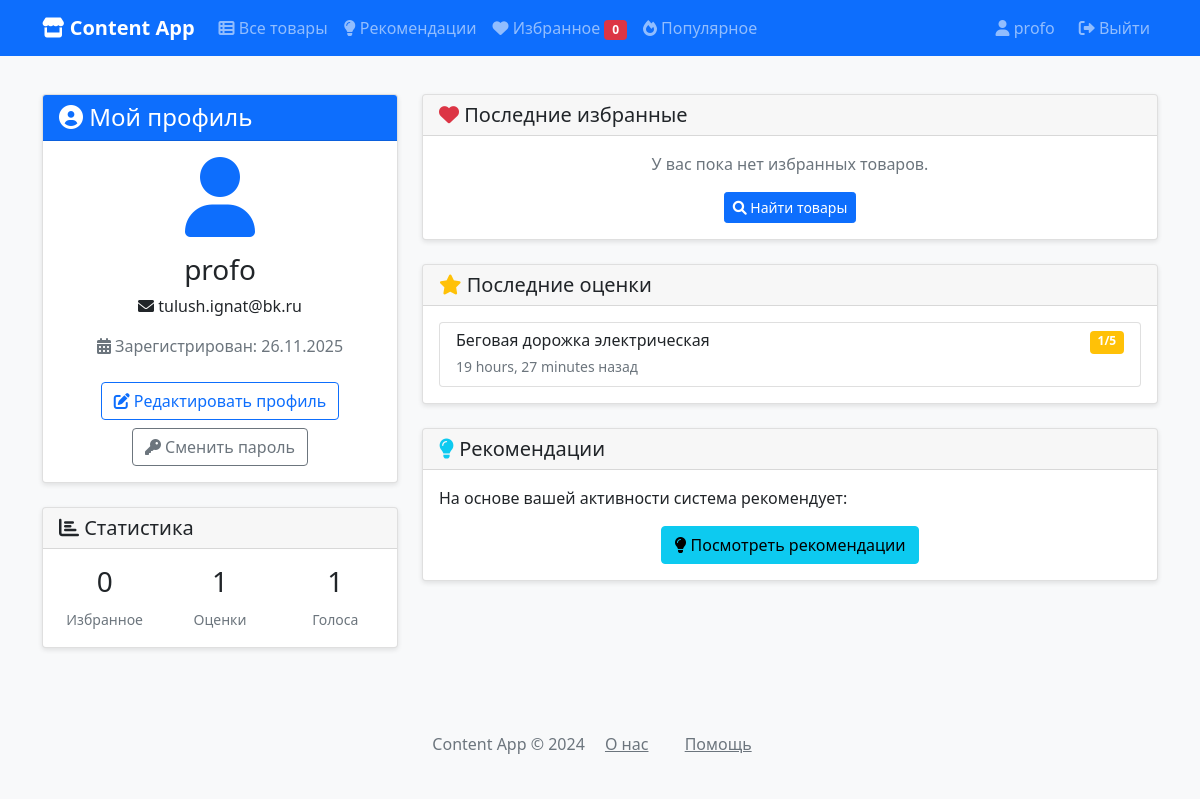
The app's page /profile/ (signed in) with its own data.
### ContentApp/models.py (models this page shows, shortened)
class Rating(models.Model):
    RATING_CHOICES = [
        (1, '1 - Очень плохо'),
        (2, '2 - Плохо'),
        (3, '3 - Удовлетворительно'),
        (4, '4 - Хорошо'),
        (5, '5 - Отлично'),
    ]
    content = models.ForeignKey(
        Content,
        on_delete=models.CASCADE,
        verbose_name="Товар",
        related_name='ratings'
    )
    rating = models.PositiveSmallIntegerField(
        choices=RATING_CHOICES,
        validators=[MinValueValidator(1), MaxValueValidator(5)],
        verbose_name="Оценка",
        help_text="Выберите оценку от 1 до 5"
    )
    text = models.TextField(
        blank=True,
        verbose_name="Комментарий",
        help_text="Введите комментарий к оценке",
    )
    author = models.ForeignKey(
        User,
        on_delete=models.CASCADE,
        verbose_name="Автор оценки",
    )
    created_at = models.DateTimeField(
        auto_now_add=True,
        verbose_name="Время создания оценки"
    )
    updated_at = models.DateTimeField(
        auto_now=True,
        verbose_name="Время обновления оценки"
    )
    class Meta:
        verbose_name = "Оценка"
        verbose_name_plural = "Оценки"
        ordering = ['-created_at']
        unique_together = ['content', 'author']

class Content(models.Model):
    title = models.CharField(
        max_length=255,
        help_text="Введите название товара",
        verbose_name="Название товара",
    )
    summary = models.TextField(
        help_text="Введите описание товара",
        verbose_name="Описание товара",
    )
    price = models.DecimalField(
        max_digits=10,
        decimal_places=2,
        null=False,
        blank=False,
        help_text="Введите цену товара",
        verbose_name="Цена товара",
    )
    category = models.ManyToManyField(
        'Category',
        help_text="Выберите категорию товара",
        verbose_name="Категория товара",
    )
    author = models.ForeignKey(
        User,
        on_delete=models.CASCADE,
        verbose_name="Создатель контента",
    )
    is_published = models.BooleanField(
        help_text="Выберите опубликовать или нет",
        verbose_name="Публикация",
    )
    is_digital = models.BooleanField(
        default=False,
        help_text="Выберите электронный источник или нет",
        verbose_name="Источник",
    )
    created_at = models.DateTimeField(
        auto_now_add=True,
        verbose_name="Время создания",
    )
    updated_at = models.DateTimeField(
        auto_now=True,
        verbose_name="Время обновления",
    )
    slug = models.SlugField(
        max_length=255,
        unique=True,
        db_index=True,
        verbose_name="Slug продукта",
    )
    image = models.ImageField(
        null=False,
        blank=False,
        upload_to='content_images/%Y/%m/%d/',
    )
    class Meta:
        verbose_name = "Товар"
        verbose_name_plural = "Товары"
        ordering = ['-created_at']

### ContentApp/views.py (the view)
# urls.py: path('profile/', views.profile_view, name='profile'),
def profile_view(request):
    if not request.user.is_authenticated:
        return redirect('login')
    favorites_count = Favorite.objects.filter(user=request.user).count()
    ratings_count = Rating.objects.filter(author=request.user).count()
    votes_count = CategoryContent.objects.filter(user=request.user).count()
    recent_favorites = Favorite.objects.filter(user=request.user).select_related('content')[:5]
    recent_ratings = Rating.objects.filter(author=request.user).select_related('content')[:5]
    return render(request, 'ContentApp/profile.html', {
        'favorites_count': favorites_count,
        'ratings_count': ratings_count,
        'votes_count': votes_count,
        'recent_favorites': recent_favorites,
        'recent_ratings': recent_ratings,
    })

### ContentApp/templates/ContentApp/profile.html (shortened to what this page needs)
{% extends 'ContentApp/base.html' %}
{% block content %}
<div class="row">
    <div class="col-md-4">
        <div class="card">
            <div class="card-header bg-primary text-white">
                <h4 class="mb-0"><i class="fas fa-user-circle"></i> Мой профиль</h4>
            </div>
            <div class="card-body text-center">
                <div class="mb-3">
                    <i class="fas fa-user fa-5x text-primary"></i>
                </div>
                <h3>{{ user.username }}</h3>
                {% if user.email %}
                <p><i class="fas fa-envelope"></i> {{ user.email }}</p>
                {% endif %}
                <p class="text-muted">
                    <i class="fas fa-calendar-alt"></i> Зарегистрирован: {{ user.date_joined|date:"d.m.Y" }}
                </p>
                <div class="mt-4">
                    <a href="#" class="btn btn-outline-primary" data-bs-toggle="modal" data-bs-target="#editProfileModal">
                        <i class="fas fa-edit"></i> Редактировать профиль
                    </a>
                    <a href="#" class="btn btn-outline-secondary mt-2" data-bs-toggle="modal" data-bs-target="#changePasswordModal">
                        <i class="fas fa-key"></i> Сменить пароль
                    </a>
                </div>
            </div>
        </div>
        <div class="card mt-4">
            <div class="card-header">
                <h5 class="mb-0"><i class="fas fa-chart-bar"></i> Статистика</h5>
            </div>
            <div class="card-body">
                <div class="row text-center">
                    <div class="col-4">
                        <h3>{{ favorites_count }}</h3>
                        <small class="text-muted">Избранное</small>
                    </div>
                    <div class="col-4">
                        <h3>{{ ratings_count }}</h3>
                        <small class="text-muted">Оценки</small>
                    </div>
                    <div class="col-4">
                        <h3>{{ votes_count }}</h3>
                        <small class="text-muted">Голоса</small>
                    </div>
                </div>
            </div>
        </div>
    </div>
    <div class="col-md-8">
        <div class="card">
            <div class="card-header">
                <h5 class="mb-0"><i class="fas fa-heart text-danger"></i> Последние избранные</h5>
            </div>
            <div class="card-body">
                {% if recent_favorites %}
                <div class="list-group">
                    {% for favorite in recent_favorites %}
                    <a href="{% url 'content_detail' favorite.content.id %}" class="list-group-item list-group-item-action">
                        <div class="d-flex w-100 justify-content-between">
                            <h6 class="mb-1">{{ favorite.content.title }}</h6>
                            <small>{{ favorite.created_at|timesince }} назад</small>
                        </div>
                        <small class="text-muted">{{ favorite.content.price }} ₽</small>
                    </a>
                    {% endfor %}
                </div>
                {% else %}
                <p class="text-muted text-center">У вас пока нет избранных товаров.</p>
                <div class="text-center">
                    <a href="{% url 'content_list' %}" class="btn btn-primary btn-sm">
                        <i class="fas fa-search"></i> Найти товары
                    </a>
                </div>
                {% endif %}
            </div>
        </div>
        <div class="card mt-4">
            <div class="card-header">
                <h5 class="mb-0"><i class="fas fa-star text-warning"></i> Последние оценки</h5>
            </div>
            <div class="card-body">
                {% if recent_ratings %}
                <div class="list-group">
                    {% for rating in recent_ratings %}
                    <a href="{% url 'content_detail' rating.content.id %}" class="list-group-item list-group-item-action">
                        <div class="d-flex w-100 justify-content-between">
                            <h6 class="mb-1">{{ rating.content.title }}</h6>
                            <span class="badge bg-warning">{{ rating.rating }}/5</span>
                        </div>
                        <small class="text-muted">{{ rating.created_at|timesince }} назад</small>
                    </a>
                    {% endfor %}
                </div>
                {% endif %}
            </div>
        </div>
        <div class="card mt-4">
            <div class="card-header">
                <h5 class="mb-0"><i class="fas fa-lightbulb text-info"></i> Рекомендации</h5>
            </div>
            <div class="card-body">
                <p>На основе вашей активности система рекомендует:</p>
                <div class="text-center">
                    <a href="{% url 'recommendations' %}" class="btn btn-info">
                        <i class="fas fa-lightbulb"></i> Посмотреть рекомендации
                    </a>
                </div>
            </div>
        </div>
    </div>
</div>
{% endblock %}

### ContentApp/templates/ContentApp/base.html (shortened to what this page needs)
<!DOCTYPE html>
<html lang="ru">
<head>
    <link href="https://cdn.jsdelivr.net/npm/bootstrap@5.1.3/dist/css/bootstrap.min.css" rel="stylesheet">
    <link rel="stylesheet" href="https://cdnjs.cloudflare.com/ajax/libs/font-awesome/6.0.0/css/all.min.css">
</head>
<body>
    <nav class="navbar navbar-expand-lg navbar-dark bg-primary fixed-top">
        <div class="container">
            <a class="navbar-brand" href="{% url 'content_list' %}">
                <i class="fas fa-store"></i> Content App
            </a>
            <div class="collapse navbar-collapse" id="navbarNav">
                <ul class="navbar-nav me-auto">
                    <li class="nav-item">
                        <a class="nav-link" href="{% url 'content_list' %}">
                            <i class="fas fa-th-list"></i> Все товары
                        </a>
                    </li>
                    <li class="nav-item">
                        <a class="nav-link" href="{% url 'recommendations' %}">
                            <i class="fas fa-lightbulb"></i> Рекомендации
                        </a>
                    </li>
                    <li class="nav-item">
                        <a class="nav-link" href="{% url 'favorites' %}">
                            <i class="fas fa-heart"></i> Избранное
                            <span id="favorite-count" class="badge bg-danger"></span>
                        </a>
                    </li>
                    <li class="nav-item">
                        <a class="nav-link" href="{% url 'popular' %}">
                            <i class="fas fa-fire"></i> Популярное
                        </a>
                    </li>
                </ul>
                <div class="navbar-nav">
                    {% if user.is_authenticated %}
                        <span class="navbar-text me-3">
                            <i class="fas fa-user"></i> {{ user.username }}
                        </span>
                        <a class="nav-link" href="{% url 'logout' %}">
                            <i class="fas fa-sign-out-alt"></i> Выйти
                        </a>
                    {% else %}
                        <a class="nav-link" href="{% url 'login' %}">
                            <i class="fas fa-sign-in-alt"></i> Войти
                        </a>
                    {% endif %}
                </div>
            </div>
        </div>
    </nav>
    <div class="container mt-4">
        {% block content %}{% endblock %}
    </div>
    <footer class="footer mt-5 py-3 bg-light">
        <div class="container text-center">
            <span class="text-muted">Content App © 2024</span>
            <a href="{% url 'about' %}" class="text-muted mx-3">О нас</a>
            <a href="{% url 'help' %}" class="text-muted mx-3">Помощь</a>
        </div>
    </footer>
</body>
</html>

### ContentApp/templates/ContentApp/base.html (style rules this page uses)
body { padding-top: 70px; background-color: #f8f9fa; }
.navbar-brand { font-weight: bold; }
.card { transition: transform 0.2s; margin-bottom: 20px; box-shadow: 0 2px 5px rgba(0,0,0,0.1); }

### records on screen
Rating: content "Беговая дорожка электрическая", rating "1", created_at "19 hours, 27 minutes"

### other values on screen
{{ user.username }} "profo"
{{ user.email }} "tulush.ignat@bk.ru"
{{ user.date_joined|date:"d.m.Y" }} "26.11.2025"
{{ favorites_count }} "0"
{{ ratings_count }} "1"
{{ votes_count }} "1"
